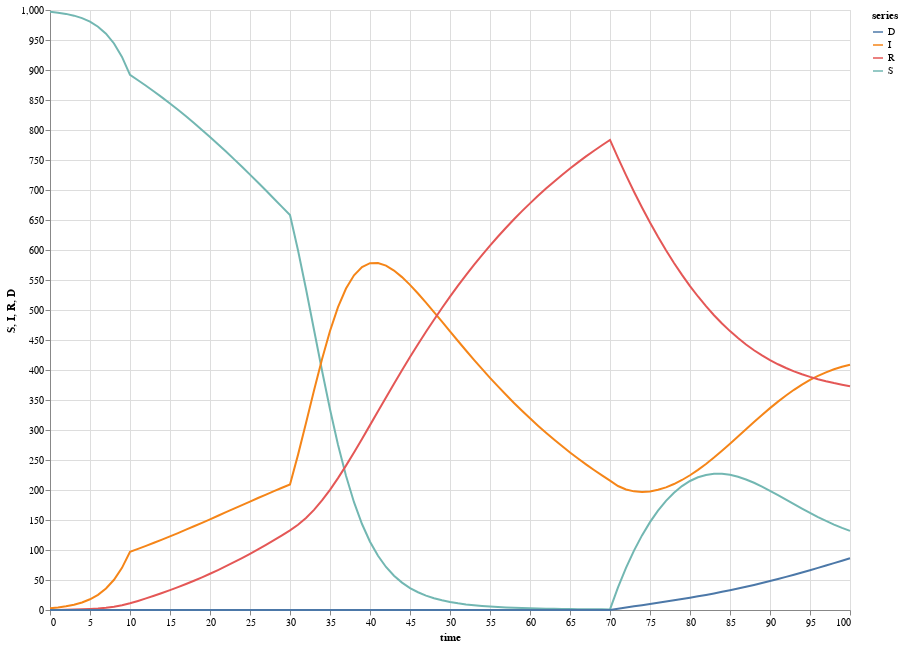

Write notebook code for a chart like this one.
### Code cell
triplePoints = simulate(tripleComposed at [0..100 by 1])

S = series(value(triplePoints.S), "S", {{ style = "lines" }})
I = series(value(triplePoints.I), "I", {{ style = "lines" }})
R = series(value(triplePoints.R), "R", {{ style = "lines" }})
D = series(value(triplePoints.D), "D", {{ style = "lines" }})

plot("", [S, I, R, D], time(points), "time")

### Figure 1 — Vega-Lite specification as saved in the notebook (floating-point values rounded to 4 significant figures; data arrays with more than 128 entries replaced by an {"elided": "..."} marker saying what was removed)
{"$schema": "https://vega.github.io/schema/vega-lite/v4.json", "data": {"values": {"elided": "404 records"}}, "description": "", "height": 600, "layer": [{"encoding": {"color": {"field": "series", "type": "nominal"}, "x": {"field": "time", "type": "quantitative"}, "y": {"field": "S", "type": "quantitative"}}, "mark": "line"}, {"encoding": {"color": {"field": "series", "type": "nominal"}, "x": {"field": "time", "type": "quantitative"}, "y": {"field": "I", "type": "quantitative"}}, "mark": "line"}, {"encoding": {"color": {"field": "series", "type": "nominal"}, "x": {"field": "time", "type": "quantitative"}, "y": {"field": "R", "type": "quantitative"}}, "mark": "line"}, {"encoding": {"color": {"field": "series", "type": "nominal"}, "x": {"field": "time", "type": "quantitative"}, "y": {"field": "D", "type": "quantitative"}}, "mark": "line"}], "width": 800}
